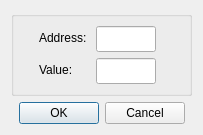
<?xml version="1.0" encoding="UTF-8"?>
<ui version="4.0">
 <class>DialogWriteHoldingRegister</class>
 <widget class="QDialog" name="DialogWriteHoldingRegister">
  <property name="geometry">
   <rect>
    <x>0</x>
    <y>0</y>
    <width>203</width>
    <height>130</height>
   </rect>
  </property>
  <property name="windowTitle">
   <string>Write Register</string>
  </property>
  <layout class="QVBoxLayout" name="verticalLayout">
   <item>
    <widget class="QGroupBox" name="groupBox">
     <layout class="QFormLayout" name="formLayout">
      <property name="leftMargin">
       <number>25</number>
      </property>
      <item row="0" column="0">
       <widget class="QLabel" name="labelAddress">
        <property name="text">
         <string>Address: </string>
        </property>
       </widget>
      </item>
      <item row="0" column="1">
       <widget class="NumericLineEdit" name="lineEditAddress">
        <property name="sizePolicy">
         <sizepolicy hsizetype="Fixed" vsizetype="Fixed">
          <horstretch>0</horstretch>
          <verstretch>0</verstretch>
         </sizepolicy>
        </property>
        <property name="minimumSize">
         <size>
          <width>0</width>
          <height>26</height>
         </size>
        </property>
        <property name="maximumSize">
         <size>
          <width>60</width>
          <height>16777215</height>
         </size>
        </property>
        <property name="text">
         <string/>
        </property>
       </widget>
      </item>
      <item row="1" column="0">
       <widget class="QLabel" name="labelValue">
        <property name="text">
         <string>Value: </string>
        </property>
       </widget>
      </item>
      <item row="1" column="1">
       <widget class="NumericLineEdit" name="lineEditValue">
        <property name="sizePolicy">
         <sizepolicy hsizetype="Fixed" vsizetype="Fixed">
          <horstretch>0</horstretch>
          <verstretch>0</verstretch>
         </sizepolicy>
        </property>
        <property name="minimumSize">
         <size>
          <width>0</width>
          <height>26</height>
         </size>
        </property>
        <property name="maximumSize">
         <size>
          <width>60</width>
          <height>16777215</height>
         </size>
        </property>
       </widget>
      </item>
     </layout>
    </widget>
   </item>
   <item>
    <widget class="QDialogButtonBox" name="buttonBox">
     <property name="orientation">
      <enum>Qt::Horizontal</enum>
     </property>
     <property name="standardButtons">
      <set>QDialogButtonBox::Cancel|QDialogButtonBox::Ok</set>
     </property>
     <property name="centerButtons">
      <bool>true</bool>
     </property>
    </widget>
   </item>
  </layout>
 </widget>
 <customwidgets>
  <customwidget>
   <class>NumericLineEdit</class>
   <extends>QLineEdit</extends>
   <header>numericlineedit.h</header>
  </customwidget>
 </customwidgets>
 <tabstops>
  <tabstop>lineEditValue</tabstop>
  <tabstop>lineEditAddress</tabstop>
 </tabstops>
 <resources/>
 <connections>
  <connection>
   <sender>buttonBox</sender>
   <signal>accepted()</signal>
   <receiver>DialogWriteHoldingRegister</receiver>
   <slot>accept()</slot>
   <hints>
    <hint type="sourcelabel">
     <x>248</x>
     <y>254</y>
    </hint>
    <hint type="destinationlabel">
     <x>157</x>
     <y>274</y>
    </hint>
   </hints>
  </connection>
  <connection>
   <sender>buttonBox</sender>
   <signal>rejected()</signal>
   <receiver>DialogWriteHoldingRegister</receiver>
   <slot>reject()</slot>
   <hints>
    <hint type="sourcelabel">
     <x>316</x>
     <y>260</y>
    </hint>
    <hint type="destinationlabel">
     <x>286</x>
     <y>274</y>
    </hint>
   </hints>
  </connection>
 </connections>
</ui>
